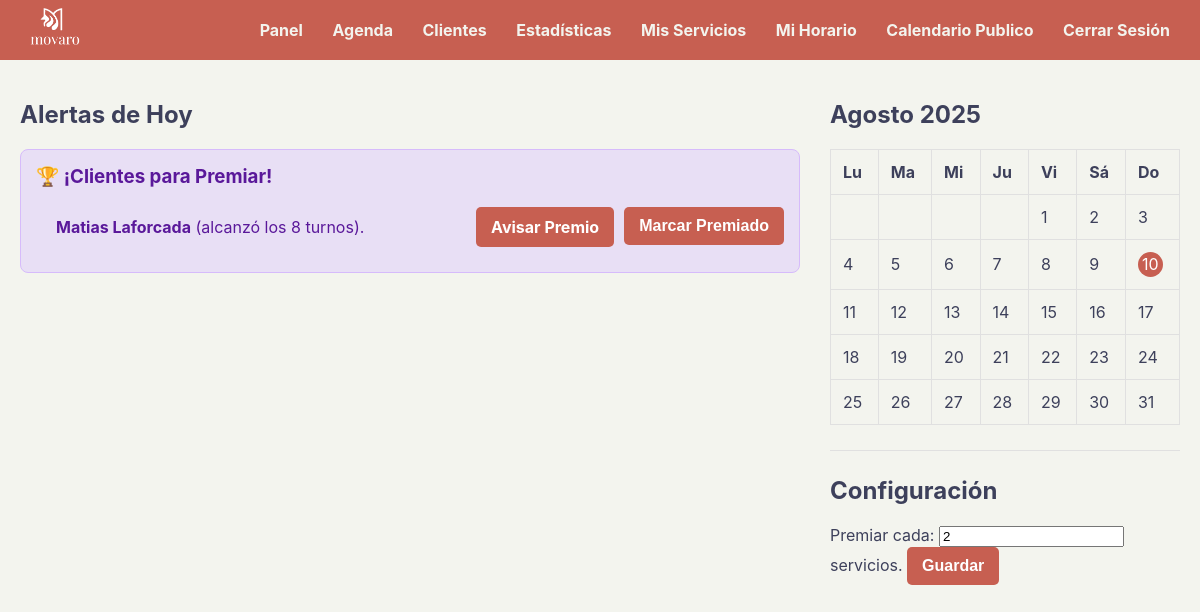
Page /panel (signed in) on the committed database.
### tables this page shows
CREATE TABLE clientes (
            id INTEGER PRIMARY KEY AUTOINCREMENT, usuario_id INTEGER NOT NULL,
            nombre TEXT NOT NULL, apellido TEXT NOT NULL,
            telefono TEXT, cumpleanos TEXT, avatar_path TEXT,
            premios_recibidos INTEGER NOT NULL DEFAULT 0,
            FOREIGN KEY (usuario_id) REFERENCES usuarios (id)
        );

### app.py (the view, shortened to what this page needs)
@app.route('/panel', methods=['GET', 'POST'])
def panel_control():
    if 'usuario_id' not in session: return redirect('/login')
    usuario_id_actual = session['usuario_id']
    conn = sqlite3.connect(DATABASE)
    conn.row_factory = sqlite3.Row
    cursor = conn.cursor()
    cursor.execute("SELECT * FROM usuarios WHERE id = ?", (usuario_id_actual,))
    usuario = cursor.fetchone()
    meta_fidelizacion = int(usuario['meta_fidelizacion']) if usuario and usuario['meta_fidelizacion'] else 5
    hoy = datetime.now()
    ano, mes = hoy.year, hoy.month
    cal = calendar.Calendar()
    dias_del_mes = cal.monthdayscalendar(ano, mes)
    nombres_meses = ["Enero", "Febrero", "Marzo", "Abril", "Mayo", "Junio", "Julio", "Agosto", "Septiembre", "Octubre", "Noviembre", "Diciembre"]
    nombre_mes_actual = nombres_meses[mes - 1]
    mes_actual_str = f"{ano}-{mes:02d}"
    cursor.execute("SELECT fecha FROM turnos WHERE usuario_id = ? AND strftime('%Y-%m', fecha) = ?", (usuario_id_actual, mes_actual_str))
    turnos_del_mes = cursor.fetchall()
    dias_con_turnos = {datetime.strptime(turno['fecha'], '%Y-%m-%d').day for turno in turnos_del_mes}
    todos_mis_clientes = cursor.execute("SELECT * FROM clientes WHERE usuario_id = ?", (usuario_id_actual,)).fetchall()
    hoy_str_mmdd = hoy.strftime('%m-%d')
    cumpleaneras = []
    for clienta in todos_mis_clientes:
        if clienta['cumpleanos'] and clienta['cumpleanos'][5:] == hoy_str_mmdd:
            clienta_dict = dict(clienta)
            telefono_local = (clienta['telefono'] or '').strip()
            clienta_dict['telefono_wa'] = "549" + telefono_local if len(telefono_local) >= 10 else telefono_local
            cumpleaneras.append(clienta_dict)
    manana = hoy + timedelta(days=1)
    manana_str = manana.strftime('%Y-%m-%d')
    turnos_manana_db = cursor.execute("SELECT t.*, c.nombre, c.apellido, c.telefono FROM turnos t JOIN clientes c ON t.cliente_id = c.id WHERE t.usuario_id = ? AND t.fecha = ?", (usuario_id_actual, manana_str)).fetchall()
    turnos_manana = []
    for turno in turnos_manana_db:
        turno_dict = dict(turno)
        turno_dict['cliente_nombre'] = f"{turno['nombre']} {turno['apellido']}"
        telefono_local = (turno['telefono'] or '').strip()
        turno_dict['cliente_telefono_wa'] = "549" + telefono_local if len(telefono_local) >= 10 else telefono_local
        turnos_manana.append(turno_dict)
    clientes_inactivos = []
    fecha_limite = hoy - timedelta(days=30)
    ultimo_turno_por_cliente = {row['cliente_id']: row['ultima_fecha'] for row in cursor.execute("SELECT cliente_id, MAX(fecha) as ultima_fecha FROM turnos WHERE usuario_id = ? GROUP BY cliente_id", (usuario_id_actual,)).fetchall()}
    for clienta in todos_mis_clientes:
        ultima_fecha_str = ultimo_turno_por_cliente.get(clienta['id'])
        if ultima_fecha_str and (datetime.strptime(ultima_fecha_str, '%Y-%m-%d') < fecha_limite):
            clienta_dict = dict(clienta)
            telefono_local = (clienta['telefono'] or '').strip()
            clienta_dict['telefono_wa'] = "549" + telefono_local if len(telefono_local) >= 10 else telefono_local
            clientes_inactivos.append(clienta_dict)
    conteo_turnos_por_cliente = {row['cliente_id']: row['total_turnos'] for row in cursor.execute("SELECT cliente_id, COUNT(*) as total_turnos FROM turnos WHERE usuario_id = ? GROUP BY cliente_id", (usuario_id_actual,)).fetchall()}
    clientes_a_premiar = []
    for clienta in todos_mis_clientes:
        total_turnos = conteo_turnos_por_cliente.get(clienta['id'], 0)
        premios_recibidos = clienta['premios_recibidos']
        if total_turnos > 0 and meta_fidelizacion > 0 and (total_turnos // meta_fidelizacion) > premios_recibidos:
            clienta_dict = dict(clienta)
            clienta_dict['total_turnos'] = total_turnos
            telefono_local = (clienta['telefono'] or '').strip()
            clienta_dict['telefono_wa'] = "549" + telefono_local if len(telefono_local) >= 10 else telefono_local
            clientes_a_premiar.append(clienta_dict)
    alerta_vencimiento = None
    clientes_para_modal = todos_mis_clientes
    servicios_para_modal = cursor.execute("SELECT * FROM servicios WHERE usuario_id = ?", (usuario_id_actual,)).fetchall()
    conn.close()
    return render_template('panel.html',
                           meta_actual=meta_fidelizacion,
                           dias_del_mes=dias_del_mes, nombre_mes=nombre_mes_actual, ano=ano, mes=mes,
                           dias_con_turnos=dias_con_turnos, cumpleaneras=cumpleaneras,
                           turnos_manana=turnos_manana, clientes_inactivos=clientes_inactivos,
                           clientes_a_premiar=clientes_a_premiar, alerta_vencimiento=alerta_vencimiento,
                           clientes=clientes_para_modal, servicios=servicios_para_modal,
                           fecha_hoy=hoy)

### templates/panel.html (shortened to what this page needs)
{% extends "base.html" %}
{% block content %}
<div class="layout-container">
    <div class="layout-col-principal">
        <h2>Alertas de Hoy</h2>
        {% if clientes_a_premiar %}
            <div class="alerta alerta-fidelizacion" style="background-color: #e8dff5; border-color: #d6bbfb; color: #5a189a;">
                <h3>🏆 ¡Clientes para Premiar!</h3>
                <ul>
                    {% for clienta in clientes_a_premiar %}
                        <li style="display:flex; justify-content: space-between; align-items: center; margin-bottom: 10px;">
                            <span>
                                <strong>{{ clienta.nombre }} {{ clienta.apellido }}</strong> (alcanzó los {{ clienta.total_turnos }} turnos).
                            </span>
                            <div style="display:flex; gap: 10px;">
                                {% set texto_premio = "¡Hola " ~ clienta.nombre ~ "! ✨ Quería contarte que por tu fidelidad alcanzaste los " ~ clienta.total_turnos ~ " servicios y te ganaste un premio especial en tu próxima visita. ¡Gracias por elegirme siempre!" %}
                                <a href="https://wa.me/{{ clienta.telefono_wa }}?text={{ texto_premio | urlencode }}" target="_blank" class="boton-accion boton-avisar">Avisar Premio</a>
                                <form action="/premiar_cliente" method="post" style="margin:0;">
                                    <button type="submit" class="boton-accion">Marcar Premiado</button>
                                </form>
                            </div>
                        </li>
                    {% endfor %}
                </ul>
            </div>
        {% endif %}
    </div>
    <div class="layout-col-lateral">
        <h2>{{ nombre_mes }} {{ ano }}</h2>
        <table class="mini-calendario">
            <thead><tr><th>Lu</th><th>Ma</th><th>Mi</th><th>Ju</th><th>Vi</th><th>Sá</th><th>Do</th></tr></thead>
            <tbody>
                {% for semana in dias_del_mes %}
                <tr>
                    {% for dia in semana %}
                        <td class="celda-dia {% if dia == 0 %}dia-otro-mes{% elif dia in dias_con_turnos %}dia-ocupado{% endif %}{% if ano == fecha_hoy.year and mes == fecha_hoy.month and dia == fecha_hoy.day %} dia-hoy{% endif %}" data-fecha="{{ ano }}-{{ '%02d'|format(mes) }}-{{ '%02d'|format(dia) }}">
                            {% if dia != 0 %}<div class="dia-numero">{{ dia }}</div>{% endif %}
                        </td>
                    {% endfor %}
                </tr>
                {% endfor %}
            </tbody>
        </table>
        <hr>
        <h2>Configuración</h2>
        <form action="/panel" method="post">
            <label>Premiar cada:</label>
            <input type="number" name="meta_fidelizacion" min="1" value="{{ meta_actual }}">
            <label>servicios.</label>
            <button type="submit">Guardar</button>
        </form>
    </div>
</div>
{% endblock %}

### static/style.css (style rules this page uses)
:root { --color-primario: #C75F51; --color-secundario: #27626A; --color-texto: #3d405b; --color-fondo: #F3F4EE; --color-blanco: #FFFFFF; --color-borde-suave: #e0e0e0; --color-rojo-peligro: #dc3545; }
body { font-family: -apple-system, BlinkMacSystemFont, "Segoe UI", Roboto, Helvetica, Arial, sans-serif; margin: 0; background-color: var(--color-fondo); color: var(--color-texto); }
a { color: var(--color-primario); text-decoration: none; font-weight: bold; }
button, .boton-accion { background-color: var(--color-primario); color: var(--color-blanco); padding: 10px 15px; border: none; border-radius: 5px; cursor: pointer; font-size: 1em; font-weight: bold; }
hr { border: none; border-top: 1px solid var(--color-borde-suave); margin: 25px 0; }
.layout-container { display: flex; flex-direction: row; gap: 30px; }
.layout-col-principal { flex: 1; min-width: 0; }
.layout-col-lateral { width: 350px; flex-shrink: 0; }
.alerta { padding: 15px; border-radius: 8px; margin-bottom: 15px; border: 1px solid transparent; }
.alerta h3 { margin-top: 0; }
.alerta ul { padding-left: 20px; margin: 0; }
.stats-table, .mini-calendario { width: 100%; border-collapse: collapse; }
.stats-table th, .stats-table td, .mini-calendario th, .mini-calendario td { text-align: left; padding: 12px; border: 1px solid var(--color-borde-suave); }
.dia-hoy .dia-numero { background-color: var(--color-primario); color: var(--color-blanco); border-radius: 50%; width: 25px; height: 25px; display: inline-flex; align-items: center; justify-content: center; }
.celda-dia { position: relative; }

### rows in the picture
clientes: nombre "Matias", apellido "Laforcada", total_turnos "8"

### other values in the picture
{{ nombre_mes }} "Agosto"
{{ ano }} "2025"
{{ dia }} "1" "2" "3" "4" "5" "6" "7" "8" "9" "10" "11" "12" "13" "14" "15" "16" "17" "18" "19" "20" "21" "22" "23" "24" "25" "26" "27" "28" "29" "30" "31"
